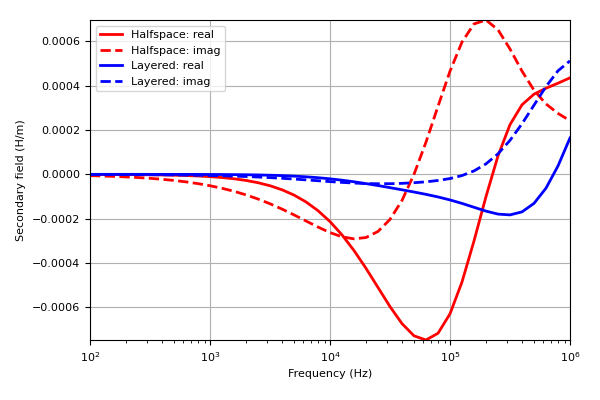

Generate this figure with Python:
# Here, we define an z-oriented magnetic dipole at (0, 0, 0) and plot
# the secondary magnetic field at multiple frequencies at (5, 0, 0).
# We compare the secondary fields for a halfspace and for a layered Earth.

from geoana.em.fdem import (
    MagneticDipoleHalfSpace, MagneticDipoleLayeredHalfSpace
)
from geoana.utils import ndgrid
from geoana.plotting_utils import plot2Ddata
import numpy as np
import matplotlib.pyplot as plt

# Let us begin by defining the electric current dipole.

frequency = np.logspace(2, 6, 41)
location = np.r_[0., 0., 0.]
orientation = np.r_[0., 0., 1.]
moment = 1.

# We now define the halfspace simulation.

sigma = 1.0
simulation_halfspace = MagneticDipoleHalfSpace(
    frequency, location=location, orientation=orientation,
    moment=moment, sigma=sigma
)

# And the layered Earth simulation.

sigma_top = 0.1
sigma_middle = 1.0
sigma_bottom = 0.01
thickness = np.r_[5., 2.]
sigma_layers = np.r_[sigma_top, sigma_middle, sigma_bottom]
simulation_layered = MagneticDipoleLayeredHalfSpace(
    frequency, thickness, location=location, orientation=orientation,
    moment=moment, sigma=sigma_layers
)

# Now we define the receiver location and plot the seconary field.

xyz = np.c_[5, 0, 0]
H_halfspace = simulation_halfspace.magnetic_field(xyz, field='secondary')
H_layered = simulation_layered.magnetic_field(xyz, field='secondary')

# Finally, we plot the real and imaginary components of the magnetic field.

fig = plt.figure(figsize=(6, 4))
ax1 = fig.add_axes([0.15, 0.15, 0.8, 0.8])
ax1.semilogx(frequency, np.real(H_halfspace[:, 2]), 'r', lw=2)
ax1.semilogx(frequency, np.imag(H_halfspace[:, 2]), 'r--', lw=2)
ax1.semilogx(frequency, np.real(H_layered[:, 2]), 'b', lw=2)
ax1.semilogx(frequency, np.imag(H_layered[:, 2]), 'b--', lw=2)
ax1.set_xlabel('Frequency (Hz)')
ax1.set_ylabel('Secondary field (H/m)')
ax1.grid()
ax1.autoscale(tight=True)
ax1.legend(['Halfspace: real', 'Halfspace: imag', 'Layered: real', 'Layered: imag'])
